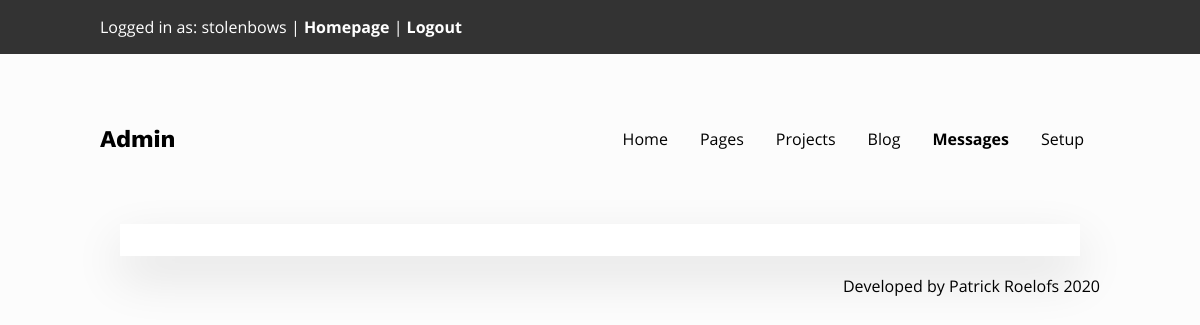
/admin/messages.php (signed in), run on an earlier commit of the app's database.
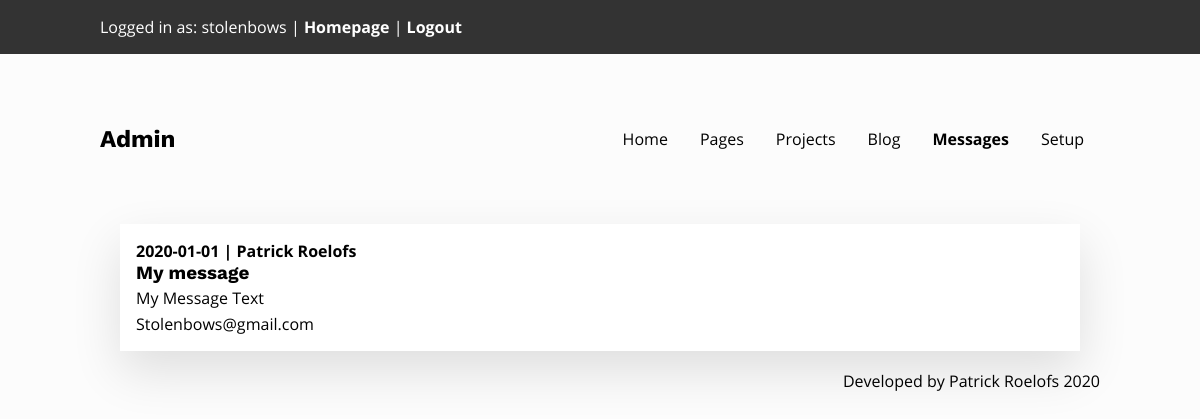
And on a later commit of the database.
### tables this page shows
CREATE TABLE messages
(
	id				INT				UNSIGNED	AUTO_INCREMENT,
	date			DATE			NOT NULL,
	name			TINYTEXT		NOT NULL,
	email			TINYTEXT		NOT NULL,
	subject			MEDIUMTEXT		NOT NULL,
	content			LONGTEXT		NOT NULL,

	CONSTRAINT messages_pk
		PRIMARY KEY (id)
);

### admin/messages.php (the view, shortened to what this page needs)
<?php
include '../includes/dbh.inc.php';
    $thisPage = 'AdminMessages';
    $stmt = $connection->query('SELECT * FROM messages');
?>
<!DOCTYPE html>
<html lang="en">
<head>
    <?php include('imports/head.php'); ?>
</head>
<body>
<?php include('../includes/adminBar.inc.php'); ?>
<?php include('imports/navigation.php'); ?>
<main class="container container--large">
<?php foreach($stmt as $message) { ?>
    <div>
        <div>
            <strong><?php echo $message['date']; ?> | <?php echo $message['name']; ?></strong>
            <h3><?php echo $message['subject']; ?></h3>
            <p><?php echo $message['content']; ?></p>
            <a href="mailto: <?php echo $message['email']; ?>"><?php echo $message['email']; ?></a>
        </div>
    </div>
<?php } ?>
</main>
<?php include('imports/footer.php'); ?>
</body>
</html>

### admin/imports/head.php
<link rel="stylesheet" href="../css/stylesheet.css">
<link rel="stylesheet" href="css/admin-stylesheet.css">

### includes/adminBar.inc.php (shortened to what this page needs)
<?php
if(isset($_SESSION['uid'])){ ?>
    <div class="admin-panel">
        <div class="container container--large">
            Logged in as: <?php echo $_SESSION['uid'] ?> |
            <?php
                if($thisPage == 'AdminHome' || $thisPage == 'AdminMessages' || $thisPage == 'AdminPages' || $thisPage == 'AdminProjects' || $thisPage == 'AdminSetup' || $thisPage == 'AdminUserinfo' || $thisPage =='AdminAddBlog' || $thisPage == 'AdminAddProject' || $thisPage == 'AdminBlog'){
                    echo "<a href='../index.php'>Homepage</a> | ";
                } else {
                    echo "<a href='admin/index.php'>Admin Panel</a> | ";
                }
            ?>
            <a href="/admin/includes/logout.inc.php">Logout</a>
        </div>
    </div>
<?php } ?>

### admin/imports/navigation.php (shortened to what this page needs)
<nav>
    <div class="container container--large nav">
        <div class="nav__logo">
            <a href="index.php">
                <h1>Admin</h1>
            </a>
        </div>
        <div class="nav__navigation">
            <ul>
                <li><a href="home.php" class="<?php if($thisPage == 'AdminHome'){ echo 'active'; } ?>">Home</a></li>
                <li><a href="pages.php" class="<?php if($thisPage == 'AdminPages'){ echo 'active'; } ?>">Pages</a></li>
                <li><a href="projects.php" class="<?php if($thisPage == 'AdminProjects' || $thisPage == 'AdminAddProject'){ echo 'active'; } ?>">Projects</a></li>
                <li><a href="blog.php" class="<?php if($thisPage == 'AdminBlog' || $thisPage == 'AdminAddBlog'){ echo 'active'; } ?>">Blog</a></li>
                <li><a href="messages.php" class="<?php if($thisPage == 'AdminMessages'){ echo 'active'; } ?>">Messages</a></li>
                <li><a href="setup.php" class="<?php if($thisPage == 'AdminSetup'){ echo 'active'; } ?>">Setup</a></li>
            </ul>
        </div>
    </div>
</nav>

### admin/imports/footer.php
<footer class="container container--large">
    <p>Developed by Patrick Roelofs <?php echo date('Y'); ?></p>
</footer>

### css/stylesheet.css (style rules this page uses)
* { -webkit-box-sizing: border-box; -moz-box-sizing: border-box; box-sizing: border-box; margin: 0; padding: 0; }
:root { --theme-color: #29fca5; --text-color: #000000; --text-colorDark: #000000; --text-colorTheme: #fcfcfc; --background-color: #fcfcfc; }
body, html { font-family: 'Open Sans', sans-serif; background: var(--background-color); }
h1, h2, h3, h4, h5, h6 { color: var(--text-color); font-family: 'Work Sans', 'Open Sans', sans-serif; }
ul, li { list-style: none; }
p { font-size: 1em; line-height: 1.8em; }
a { color: var(--text-color); margin: 0; padding: 0; text-decoration: none; position: relative; z-index: 1; }
main { width: 100%; margin-top: 188px; }
.container { max-width: 840px; margin: 0 auto; }
.container--large { max-width: 1000px; }
.nav { padding: 50px 0; display: flex; flex-direction: row; justify-content: space-around; }
.nav__logo { width: 50%; font-size: 1em; align-self: center; }
.nav__logo h1 { display: inline; }
.nav__navigation { width: 50%; }
.nav__navigation ul { display: flex; justify-content: flex-end; align-self: center; }
.nav__navigation li { padding: 16px; list-style-type: none; }
.admin-panel { background: #333333; padding: 16px; color: white; }
.admin-panel a { color: white; font-weight: bold; }

### admin/css/admin-stylesheet.css (style rules this page uses)
* { -webkit-box-sizing: border-box; -moz-box-sizing: border-box; box-sizing: border-box; margin: 0; padding: 0; }
body, html { font-family: 'Open Sans', sans-serif; background: #fcfcfc; }
h1, h2, h3, h4, h5, h6 { font-family: 'Work Sans', 'Open Sans', sans-serif; }
ul, li { list-style: none; }
p { font-size: 1em; line-height: 1.8em; }
a { color: inherit; margin: 0; padding: 0; text-decoration: none; }
nav a { display: block; padding: 8px 0; }
.active { font-weight: bold; }
main { width: 80%; padding: 16px; background: white; box-shadow: 0 20px 50px rgba(0, 0, 0, 0.12); }
footer p { margin: 0 auto; max-width: 1200px; text-align: right; padding: 16px 0; }
.container { max-width: 840px; margin: 0 auto; }
.container--large { max-width: 1000px; }
.admin-panel { background: #333333; padding: 16px; color: white; }
.admin-panel a { color: white; font-weight: bold; }

What changed in the data, as far as the page shows it:
added messages: date "2020-01-01", name "Patrick Roelofs", subject "My message", content "My Message Text", email "Stolenbows@gmail.com"
